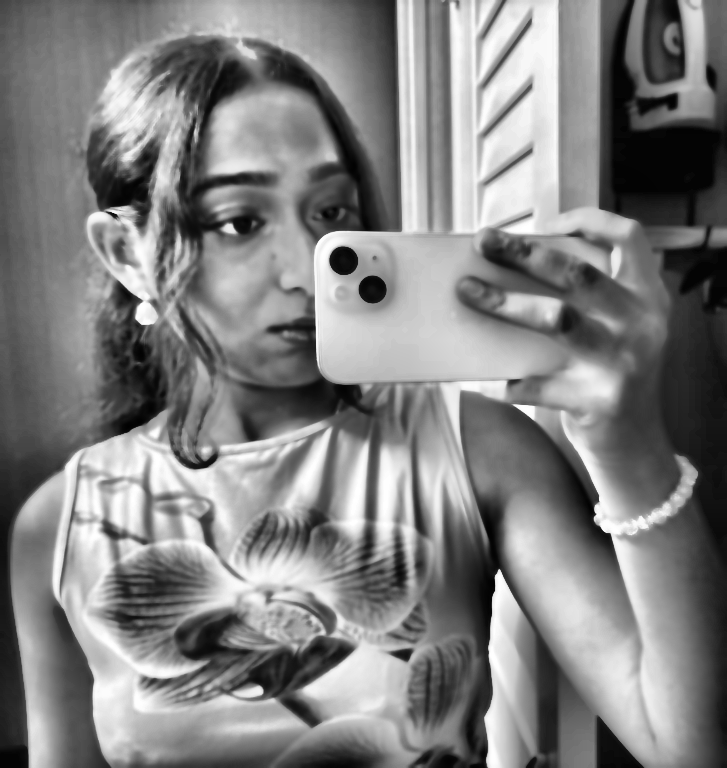
#> input picture source-prepped.png, 727 x 768 px
$ python make_ascii_svg.py
#> lines starting #> are read from the running program, lines starting #| are printed output that depends on the picture
#!/usr/bin/env python3
"""
Convert preprocessed photo/avatar into an animated self-typing SVG (shloka-ascii.svg).
Features:
- Downsamples image to character grid preserving aspect ratio.
- Density ramp mapping with high contrast monochrome aesthetic.
- Staggered line typing animation (pure SVG CSS keyframes, plays once and freezes).
- Terminal window layout with macOS window controls matching info-card.svg.
"""
import html
import os
import sys

SCRIPT_DIR = os.path.dirname(os.path.abspath(__file__))
PROJECT_ROOT = os.path.abspath(os.path.join(SCRIPT_DIR, ".."))
SOURCE_PREPPED = os.path.join(PROJECT_ROOT, "source-prepped.png")
SOURCE_RAW = os.path.join(PROJECT_ROOT, "avatar.png")
OUT_PATH = os.path.join(PROJECT_ROOT, "shloka-ascii.svg")

# Density ramp: sparse (blank/dark background) to dense (bright highlights)
RAMP = "   ..::--=+*#%@"


def get_image():
    from PIL import Image
    # If source-prepped exists, use it; otherwise run prep_photo on source-photo.png
    if os.path.exists(SOURCE_PREPPED):
        return Image.open(SOURCE_PREPPED).convert("L")
    elif os.path.exists(SOURCE_PHOTO):
        import subprocess
        prep_script = os.path.join(SCRIPT_DIR, "prep_photo.py")
        subprocess.run([sys.executable, prep_script, SOURCE_PHOTO], check=True)
        return Image.open(SOURCE_PREPPED).convert("L")
    elif os.path.exists(SOURCE_RAW):
        import subprocess
        prep_script = os.path.join(SCRIPT_DIR, "prep_photo.py")
        subprocess.run([sys.executable, prep_script, SOURCE_RAW], check=True)
        return Image.open(SOURCE_PREPPED).convert("L")
    else:
        print("Error: No source image found.", file=sys.stderr)
        sys.exit(1)


def generate_ascii_grid(img, cols=68, rows=42):
    from PIL import Image

    resized = img.resize((cols, rows), Image.Resampling.LANCZOS)
    grid = []
    ramp_len = len(RAMP)
    for y in range(rows):
        line_chars = []
        for x in range(cols):
            val = resized.getpixel((x, y))
            # Background suppression for dark pixels
            if val < 42:
                line_chars.append(" ")
            else:
                norm = (val - 42) / (255.0 - 42)
                idx = int(norm * ramp_len)
                idx = max(0, min(ramp_len - 1, idx))
                line_chars.append(RAMP[idx])
        grid.append("".join(line_chars))

    return grid


def render_svg(grid):
    width = 540
    height = 570

    line_start_y = 88
    line_spacing = 10.4
    char_size = 9.0

    row_elements = []
    for idx, row in enumerate(grid):
        delay = round(0.035 * (idx + 1), 3)
        y_pos = line_start_y + idx * line_spacing
        escaped_row = html.escape(row)
        # Wrap each line with staggered reveal
        el = (
            f'<g class="ascii-line" style="animation-delay: {delay}s;">'
            f'<text x="24" y="{y_pos:.1f}" class="ascii-text">{escaped_row}</text>'
            f'</g>'
        )
        row_elements.append(el)

    cursor_delay = round(0.045 * (len(grid) + 1), 3)

    svg = f"""<svg xmlns="http://www.w3.org/2000/svg" viewBox="0 0 {width} {height}" width="100%" height="100%">
  <defs>
    <style>
      @keyframes rowReveal {{
        0% {{
          opacity: 0;
          transform: translateY(-2px);
        }}
        100% {{
          opacity: 1;
          transform: translateY(0);
        }}
      }}
      @keyframes cursorBlink {{
        0%, 100% {{ opacity: 1; }}
        50% {{ opacity: 0; }}
      }}
      .term-card {{
        fill: #0d1117;
        stroke: #30363d;
        stroke-width: 1.2;
        rx: 12px;
      }}
      .term-topbar {{
        fill: #161b22;
      }}
      .term-heading {{
        font-family: -apple-system, BlinkMacSystemFont, "Segoe UI", "Fira Code", monospace;
        font-size: 12px;
        fill: #8b949e;
        font-weight: 500;
      }}
      .prompt-text {{
        font-family: "SF Mono", "Fira Code", Menlo, Monaco, Consolas, monospace;
        font-size: 12px;
        fill: #58a6ff;
        font-weight: 600;
      }}
      .prompt-cmd {{
        fill: #7ee787;
        font-weight: 400;
      }}
      .ascii-text {{
        font-family: "SF Mono", "Fira Code", "Courier New", monospace;
        font-size: {char_size}px;
        fill: #79c0ff;
        letter-spacing: 0px;
        white-space: pre;
      }}
      .ascii-line {{
        opacity: 0;
        animation: rowReveal 0.05s ease-out forwards;
      }}
      .status-text {{
        font-family: -apple-system, BlinkMacSystemFont, "Segoe UI", "Fira Code", monospace;
        font-size: 10.5px;
        fill: #8b949e;
      }}
      .cursor-blink {{
        animation: cursorBlink 1s infinite;
      }}
    </style>
  </defs>

  <!-- Card Background -->
  <rect x="1" y="1" width="{width - 2}" height="{height - 2}" class="term-card" />

  <!-- Window Header -->
  <path d="M 1 13 Q 1 1 13 1 L {width - 13} 1 Q {width - 1} 1 {width - 1} 13 L {width - 1} 36 L 1 36 Z" class="term-topbar" />
  <line x1="1" y1="36" x2="{width - 1}" y2="36" stroke="#30363d" stroke-width="1" />

  <!-- Window Buttons -->
  <circle cx="20" cy="19" r="5.5" fill="#ff5f56" />
  <circle cx="36" cy="19" r="5.5" fill="#ffbd2e" />
  <circle cx="52" cy="19" r="5.5" fill="#27c93f" />

  <!-- Terminal Window Title -->
  <text x="{width / 2}" y="23" text-anchor="middle" class="term-heading">shloka@macbook-air: ~ (ascii-portrait)</text>

  <!-- Prompt Command -->
  <text x="24" y="62" class="prompt-text">shloka@github:~$ <tspan class="prompt-cmd">./render_ascii.sh --animate</tspan></text>

  <!-- Animated ASCII Art Rows -->
  {''.join(row_elements)}

  <!-- Footer Status Bar -->
  <g transform="translate(24, {height - 18})">
    <circle cx="4" cy="-4" r="3" fill="#39d353" />
    <text x="14" y="0" class="status-text">MONOCHROME VECTOR ART · AUTO-TYPING ENGINE</text>
    <rect x="{width - 60}" y="-10" width="8" height="12" fill="#58a6ff" class="cursor-blink" />
  </g>
</svg>
"""
    return svg


def main():
    img = get_image()
#> in get_image, returned value is the input picture: PIL image 727x768 L; min 0, max 255, mean 129.1
    grid = generate_ascii_grid(img)
#> in generate_ascii_grid, `resized = img.resize((cols, rows), Image.Resampling.LANCZOS)`:
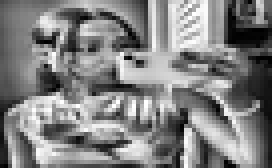
#> resized: PIL image 68x42 L (shown 4 times larger); min 0, max 255, mean 129.1
#> after the loop in generate_ascii_grid, `for y in range(rows):`: grid = 42 items
#> grid = 42 items
    svg_content = render_svg(grid)
#> the loop in render_svg, `for idx, row in enumerate(grid):` made 42 passes
#> (delay, y_pos) on passes 1 to 12: (0.035, 88), (0.07, 98.4), (0.105, 108.8), (0.14, 119.2), (0.175, 129.6), (0.21, 140), (0.245, 150.4), (0.28, 160.8), (0.315, 171.2), (0.35, 181.6), (0.385, 192), (0.42, 202.4)
#> in render_svg, `cursor_delay = round(0.045 * (len(grid) + 1), 3)`: cursor_delay = 1.94
    with open(OUT_PATH, "w", encoding="utf-8") as f:
        f.write(svg_content)
    print(f"Successfully generated {OUT_PATH} ({len(svg_content)} bytes)")
#| Successfully generated shloka-ascii.svg (10111 bytes)


if __name__ == "__main__":
    main()

$ run again, with source-photo.png copied over source-prepped.png
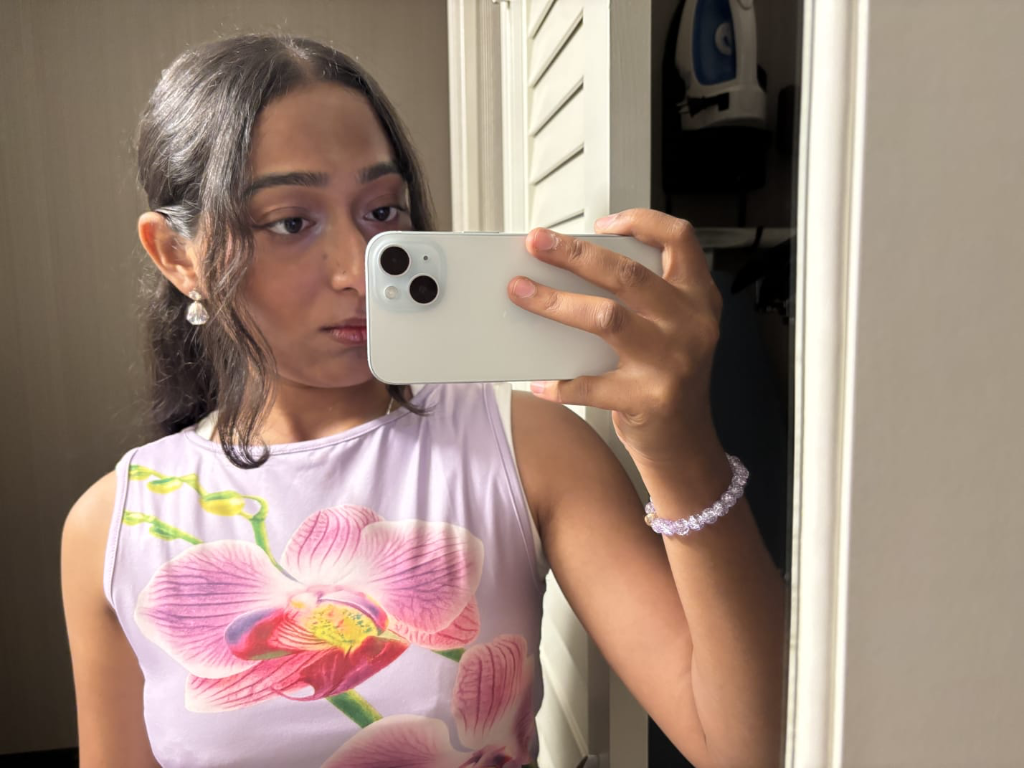
#> input picture source-photo.png, 1024 x 768 px
#> in get_image, `return Image.open(SOURCE_PREPPED).convert("L")`:
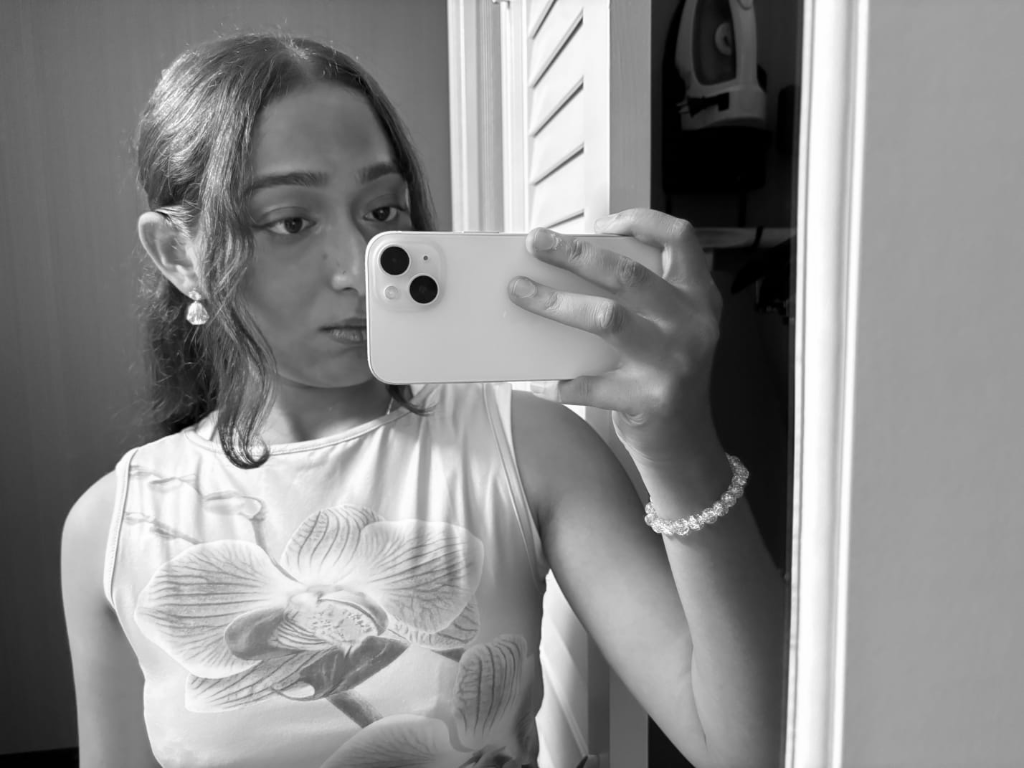
#> returned value: PIL image 1024x768 L; min 0, max 255, mean 139.3
#> in generate_ascii_grid, `resized = img.resize((cols, rows), Image.Resampling.LANCZOS)`:
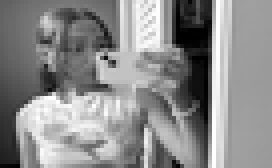
#> resized: PIL image 68x42 L (shown 4 times larger); min 0, max 255, mean 139.3
#> after the loop in generate_ascii_grid, `for y in range(rows):`: grid = 42 items
#> the loop in render_svg, `for idx, row in enumerate(grid):` made 42 passes
#> (delay, y_pos) on passes 1 to 8: (0.035, 88), (0.07, 98.4), (0.105, 108.8), (0.14, 119.2), (0.175, 129.6), (0.21, 140), (0.245, 150.4), (0.28, 160.8)
#> cursor_delay = 1.94
#| Successfully generated shloka-ascii.svg (10111 bytes)
